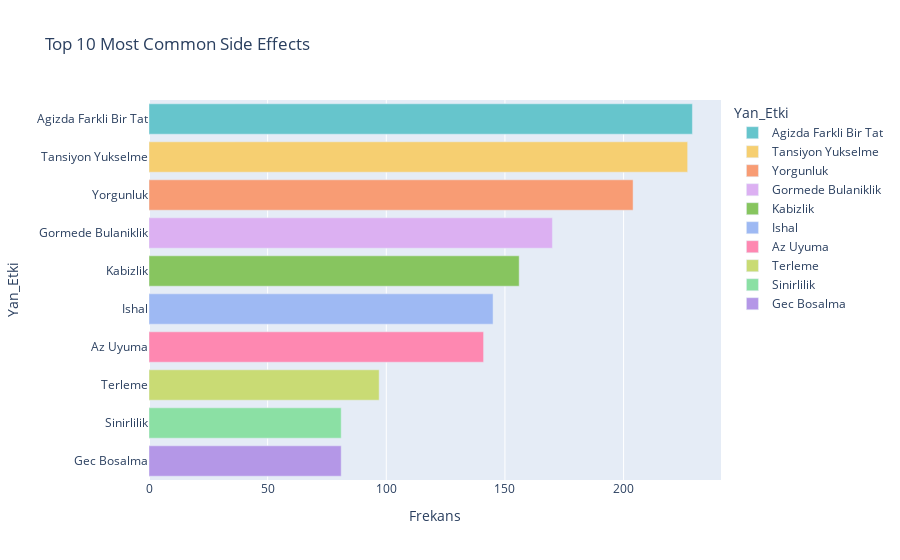

Write notebook code for a chart like this one.
### Code cell
# Calculating Side Effect frequencies
side_effect_frequencies = side_effects_data['Yan_Etki'].value_counts()

# Converting frequencies to DataFrame (for plotly's coloring process)
side_effect_df = side_effect_frequencies.head(10).reset_index()
side_effect_df.columns = ['Yan_Etki', 'Frekans']

# Creating a bar chart
fig = px.bar(side_effect_df, 
             x = 'Frekans', 
             y = 'Yan_Etki', 
             orientation = 'h', 
             color = 'Yan_Etki',  
             title = 'Top 10 Most Common Side Effects', 
             color_discrete_sequence = px.colors.qualitative.Pastel) 

fig.show()

### Figure 1 — Plotly figure (JSON) as saved in the notebook; plotly's stock layout.template omitted (floating-point values rounded to 4 significant figures)
{"data": [{"alignmentgroup": "True", "hovertemplate": "Yan_Etki=%{y}<br>Frekans=%{x}<extra></extra>", "legendgroup": "Agizda Farkli Bir Tat", "marker": {"color": "rgb(102, 197, 204)", "pattern": {"shape": ""}}, "name": "Agizda Farkli Bir Tat", "offsetgroup": "Agizda Farkli Bir Tat", "orientation": "h", "showlegend": true, "textposition": "auto", "type": "bar", "x": [229], "xaxis": "x", "y": ["Agizda Farkli Bir Tat"], "yaxis": "y"}, {"alignmentgroup": "True", "hovertemplate": "Yan_Etki=%{y}<br>Frekans=%{x}<extra></extra>", "legendgroup": "Tansiyon Yukselme", "marker": {"color": "rgb(246, 207, 113)", "pattern": {"shape": ""}}, "name": "Tansiyon Yukselme", "offsetgroup": "Tansiyon Yukselme", "orientation": "h", "showlegend": true, "textposition": "auto", "type": "bar", "x": [227], "xaxis": "x", "y": ["Tansiyon Yukselme"], "yaxis": "y"}, {"alignmentgroup": "True", "hovertemplate": "Yan_Etki=%{y}<br>Frekans=%{x}<extra></extra>", "legendgroup": "Yorgunluk", "marker": {"color": "rgb(248, 156, 116)", "pattern": {"shape": ""}}, "name": "Yorgunluk", "offsetgroup": "Yorgunluk", "orientation": "h", "showlegend": true, "textposition": "auto", "type": "bar", "x": [204], "xaxis": "x", "y": ["Yorgunluk"], "yaxis": "y"}, {"alignmentgroup": "True", "hovertemplate": "Yan_Etki=%{y}<br>Frekans=%{x}<extra></extra>", "legendgroup": "Gormede Bulaniklik", "marker": {"color": "rgb(220, 176, 242)", "pattern": {"shape": ""}}, "name": "Gormede Bulaniklik", "offsetgroup": "Gormede Bulaniklik", "orientation": "h", "showlegend": true, "textposition": "auto", "type": "bar", "x": [170], "xaxis": "x", "y": ["Gormede Bulaniklik"], "yaxis": "y"}, {"alignmentgroup": "True", "hovertemplate": "Yan_Etki=%{y}<br>Frekans=%{x}<extra></extra>", "legendgroup": "Kabizlik", "marker": {"color": "rgb(135, 197, 95)", "pattern": {"shape": ""}}, "name": "Kabizlik", "offsetgroup": "Kabizlik", "orientation": "h", "showlegend": true, "textposition": "auto", "type": "bar", "x": [156], "xaxis": "x", "y": ["Kabizlik"], "yaxis": "y"}, {"alignmentgroup": "True", "hovertemplate": "Yan_Etki=%{y}<br>Frekans=%{x}<extra></extra>", "legendgroup": "Ishal", "marker": {"color": "rgb(158, 185, 243)", "pattern": {"shape": ""}}, "name": "Ishal", "offsetgroup": "Ishal", "orientation": "h", "showlegend": true, "textposition": "auto", "type": "bar", "x": [145], "xaxis": "x", "y": ["Ishal"], "yaxis": "y"}, {"alignmentgroup": "True", "hovertemplate": "Yan_Etki=%{y}<br>Frekans=%{x}<extra></extra>", "legendgroup": "Az Uyuma", "marker": {"color": "rgb(254, 136, 177)", "pattern": {"shape": ""}}, "name": "Az Uyuma", "offsetgroup": "Az Uyuma", "orientation": "h", "showlegend": true, "textposition": "auto", "type": "bar", "x": [141], "xaxis": "x", "y": ["Az Uyuma"], "yaxis": "y"}, {"alignmentgroup": "True", "hovertemplate": "Yan_Etki=%{y}<br>Frekans=%{x}<extra></extra>", "legendgroup": "Terleme", "marker": {"color": "rgb(201, 219, 116)", "pattern": {"shape": ""}}, "name": "Terleme", "offsetgroup": "Terleme", "orientation": "h", "showlegend": true, "textposition": "auto", "type": "bar", "x": [97], "xaxis": "x", "y": ["Terleme"], "yaxis": "y"}, {"alignmentgroup": "True", "hovertemplate": "Yan_Etki=%{y}<br>Frekans=%{x}<extra></extra>", "legendgroup": "Sinirlilik", "marker": {"color": "rgb(139, 224, 164)", "pattern": {"shape": ""}}, "name": "Sinirlilik", "offsetgroup": "Sinirlilik", "orientation": "h", "showlegend": true, "textposition": "auto", "type": "bar", "x": [81], "xaxis": "x", "y": ["Sinirlilik"], "yaxis": "y"}, {"alignmentgroup": "True", "hovertemplate": "Yan_Etki=%{y}<br>Frekans=%{x}<extra></extra>", "legendgroup": "Gec Bosalma", "marker": {"color": "rgb(180, 151, 231)", "pattern": {"shape": ""}}, "name": "Gec Bosalma", "offsetgroup": "Gec Bosalma", "orientation": "h", "showlegend": true, "textposition": "auto", "type": "bar", "x": [81], "xaxis": "x", "y": ["Gec Bosalma"], "yaxis": "y"}], "layout": {"barmode": "relative", "legend": {"title": {"text": "Yan_Etki"}, "tracegroupgap": 0}, "title": {"text": "Top 10 Most Common Side Effects"}, "xaxis": {"anchor": "y", "domain": [0, 1], "title": {"text": "Frekans"}}, "yaxis": {"anchor": "x", "categoryarray": ["Gec Bosalma", "Sinirlilik", "Terleme", "Az Uyuma", "Ishal", "Kabizlik", "Gormede Bulaniklik", "Yorgunluk", "Tansiyon Yukselme", "Agizda Farkli Bir Tat"], "categoryorder": "array", "domain": [0, 1], "title": {"text": "Yan_Etki"}}}}
